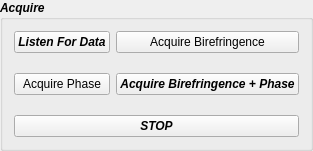
            <widget class="QGroupBox" name="acquire">
             <property name="sizePolicy">
              <sizepolicy hsizetype="Preferred" vsizetype="Fixed">
               <horstretch>0</horstretch>
               <verstretch>0</verstretch>
              </sizepolicy>
             </property>
             <property name="font">
              <font>
               <weight>75</weight>
               <italic>true</italic>
               <bold>true</bold>
              </font>
             </property>
             <property name="title">
              <string>Acquire</string>
             </property>
             <layout class="QGridLayout" name="gridLayout_13">
              <property name="verticalSpacing">
               <number>20</number>
              </property>
              <item row="0" column="0">
               <widget class="QPushButton" name="qbutton_listen">
                <property name="text">
                 <string>Listen For Data</string>
                </property>
               </widget>
              </item>
              <item row="2" column="0">
               <widget class="QPushButton" name="qbutton_acq_phase">
                <property name="font">
                 <font>
                  <weight>50</weight>
                  <italic>false</italic>
                  <bold>false</bold>
                 </font>
                </property>
                <property name="text">
                 <string>Acquire Phase</string>
                </property>
               </widget>
              </item>
              <item row="4" column="0" colspan="2">
               <widget class="QPushButton" name="qbutton_stop_acq">
                <property name="text">
                 <string>STOP</string>
                </property>
               </widget>
              </item>
              <item row="2" column="1">
               <widget class="QPushButton" name="qbutton_acq_birefringence_phase">
                <property name="text">
                 <string>Acquire Birefringence + Phase</string>
                </property>
               </widget>
              </item>
              <item row="0" column="1">
               <widget class="QPushButton" name="qbutton_acq_birefringence">
                <property name="font">
                 <font>
                  <weight>50</weight>
                  <italic>false</italic>
                  <bold>false</bold>
                 </font>
                </property>
                <property name="text">
                 <string>Acquire Birefringence</string>
                </property>
               </widget>
              </item>
             </layout>
            </widget>
